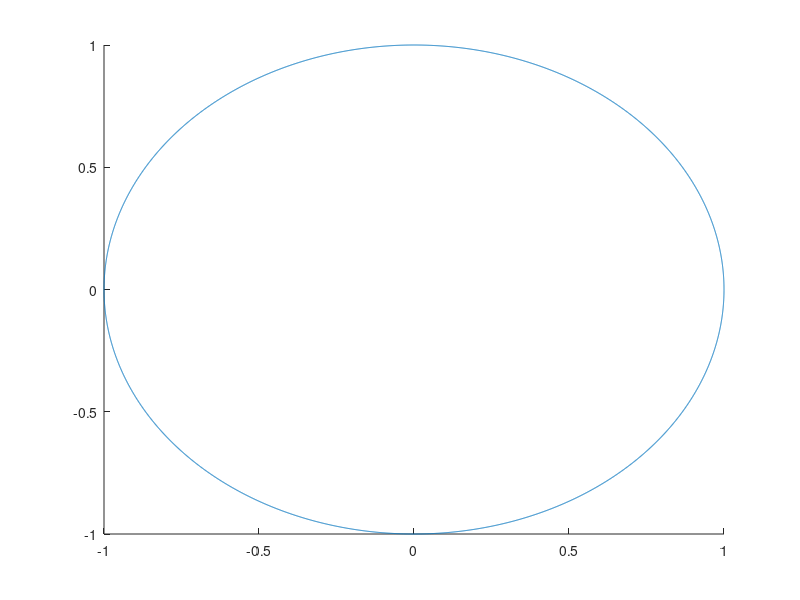

The MATLAB source for this figure: (Note: this script raises an error after producing the figure.)
%%

theta = 35*pi/180;
vq = [cos(theta),sin(theta),0];
z = [0 0 1];

tau = pi/6+.2;
tauref = [cos(theta+tau),sin(theta+tau),0];

tangent = cross(z,vq);
vq_step = vq+tangent*tau;
vq_new = vq_step/sqrt(dot(vq_step,vq_step));

figure(1)
clf
hold on
t = -pi:.001:pi;
x = cos(t);
y = sin(t);
plot(x,y);
plot_2points([0,0],vq(1:2));
plot_2points(vq(1:2),vq_step(1:2));
plot_2points([0,0],vq_new(1:2));
plot_2points([0,0],tauref(1:2));
hold off
xlim([-1.5,1.5])
ylim([-1.5,1.5])

legend('','vq','vq step','vq_new','sums');
axis equal

clear all